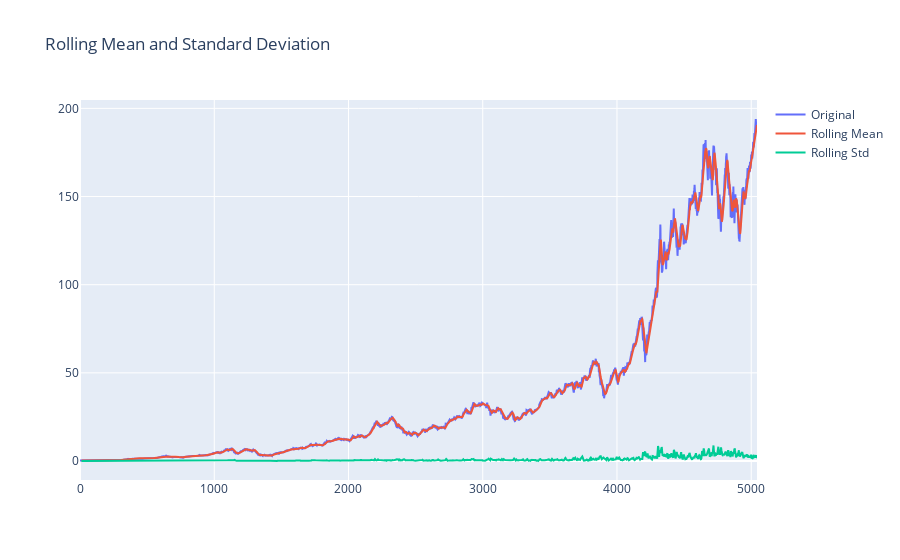

Here is the notebook cell this chart was saved with:
### Code cell
from statsmodels.tsa.stattools import adfuller
import plotly.graph_objects as go
import pandas as pd

df_close = df['Last Price']

# Test for stationarity
def test_stationarity(timeseries):
    # Determining rolling statistics
    rolmean = timeseries.rolling(12).mean()
    rolstd = timeseries.rolling(12).std()
    # Plot rolling statistics
    fig = go.Figure()
    fig.add_trace(go.Scatter(y=timeseries, mode='lines', name='Original'))
    fig.add_trace(go.Scatter(y=rolmean, mode='lines', name='Rolling Mean'))
    fig.add_trace(go.Scatter(y=rolstd, mode='lines', name='Rolling Std'))
    fig.update_layout(title='Rolling Mean and Standard Deviation')
    fig.show()

    print("Results of dickey fuller test")
    adft = adfuller(timeseries,autolag='AIC')
    # output for dft will give us without defining what the values are.
    # hence we manually write what values does it explains using a for loop
    output = pd.Series(adft[0:4],index=['Test Statistics','p-value','No. of lags used','Number of observations used'])
    for key,values in adft[4].items():
        output['critical value (%s)'%key] =  values
    print(output)

test_stationarity(df_close)

### Figure 1 — Plotly figure (JSON) as saved in the notebook; plotly's stock layout.template omitted (floating-point values rounded to 4 significant figures; data arrays with more than 128 entries replaced by an {"elided": "..."} marker saying what was removed)
{"data": [{"mode": "lines", "name": "Original", "type": "scatter", "y": {"elided": "5044 float values"}}, {"mode": "lines", "name": "Rolling Mean", "type": "scatter", "y": {"elided": "5044 float values"}}, {"mode": "lines", "name": "Rolling Std", "type": "scatter", "y": {"elided": "5044 float values"}}], "layout": {"title": {"text": "Rolling Mean and Standard Deviation"}}}
